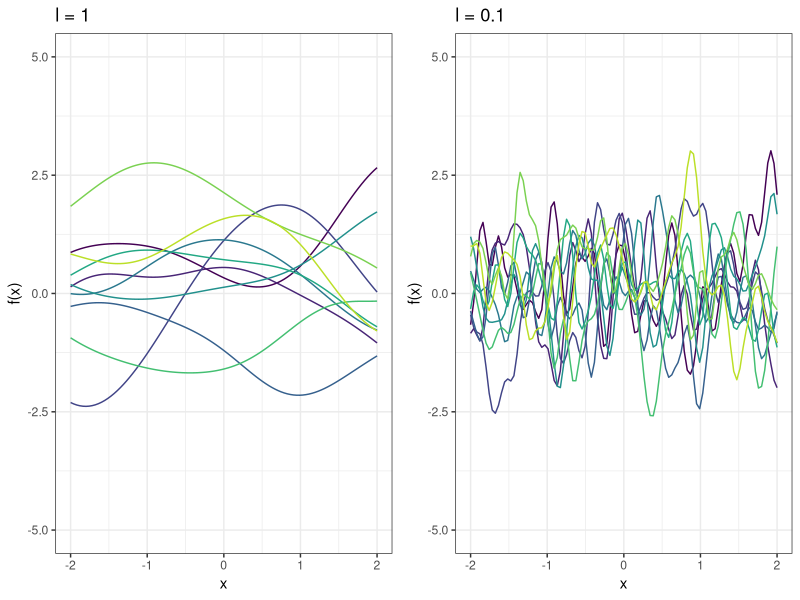
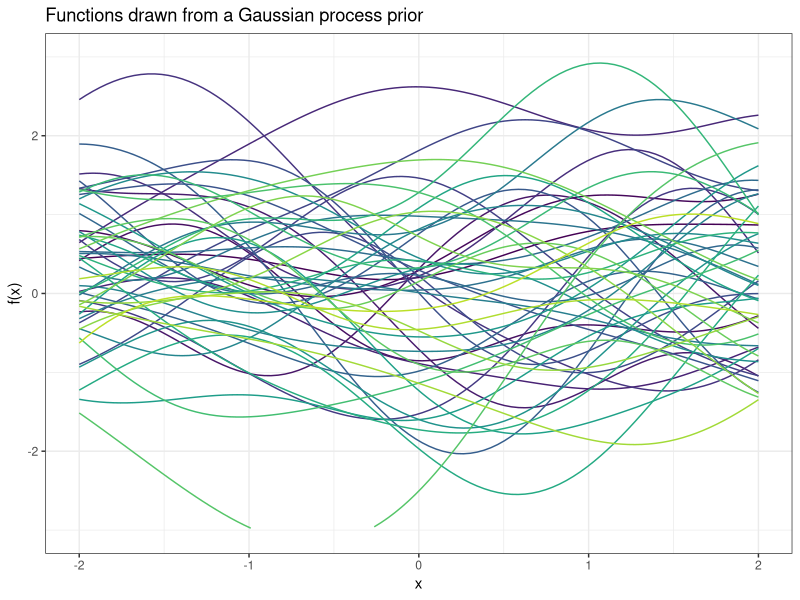
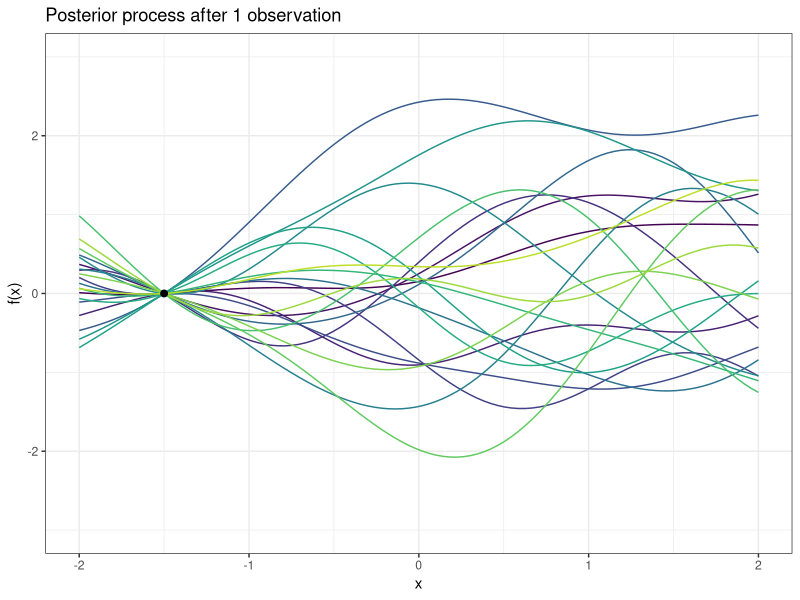
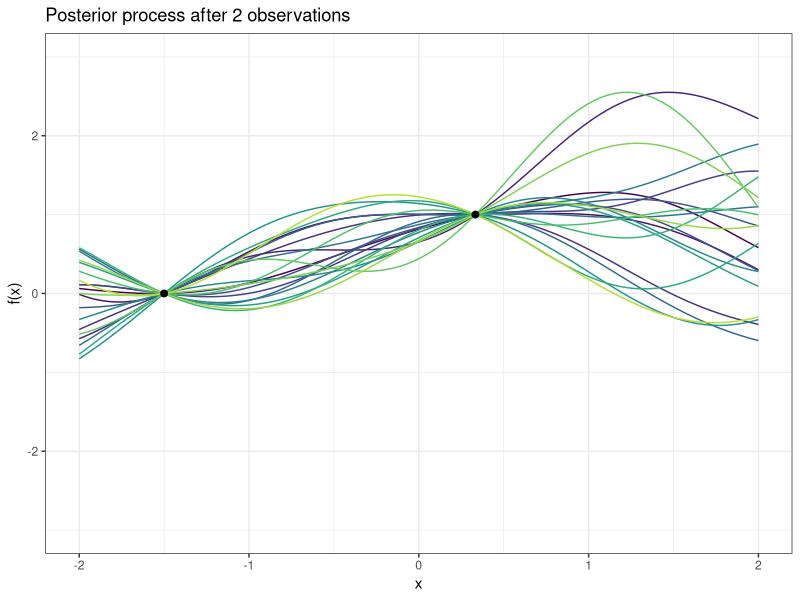
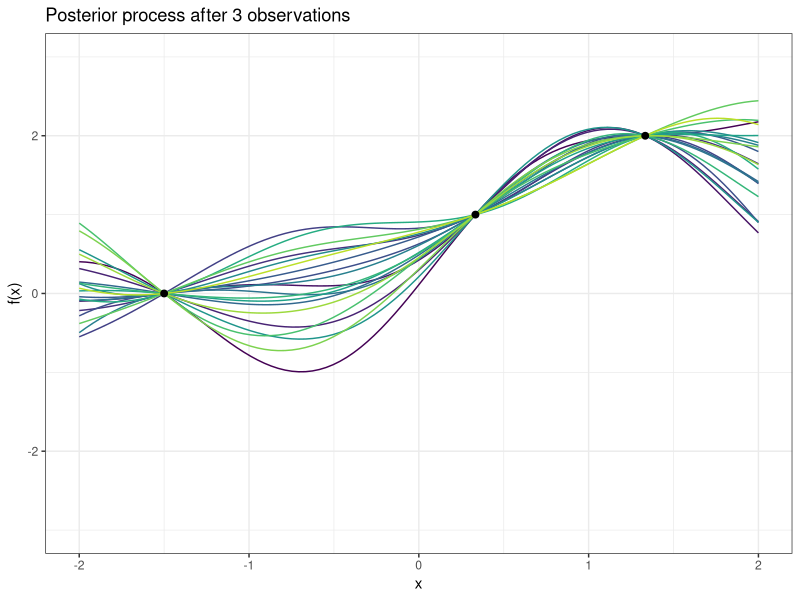
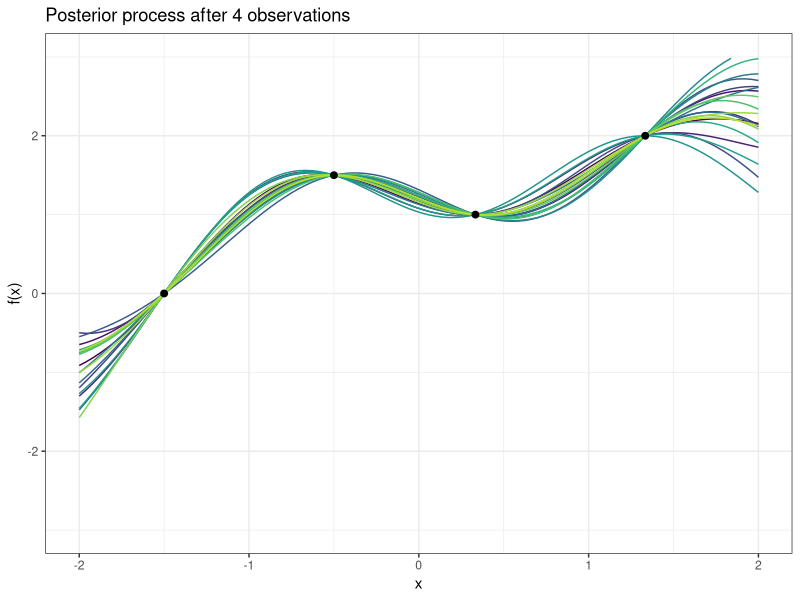
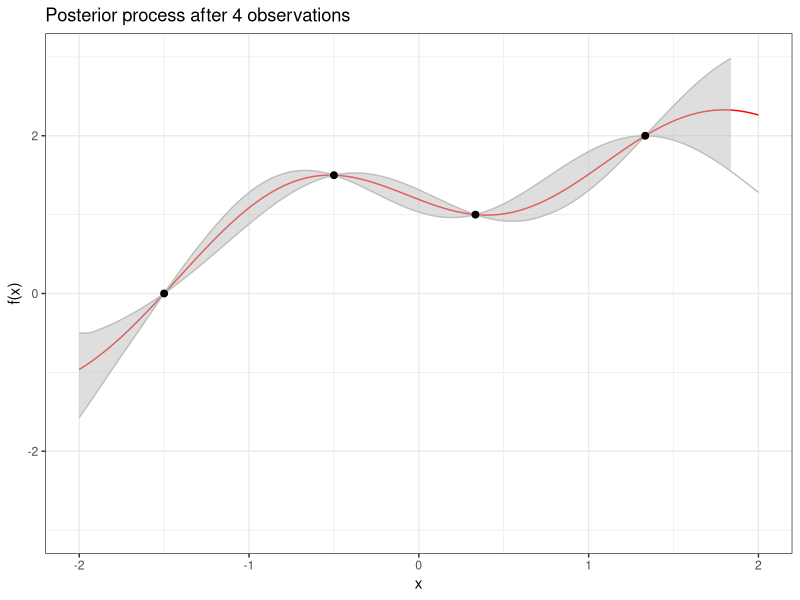
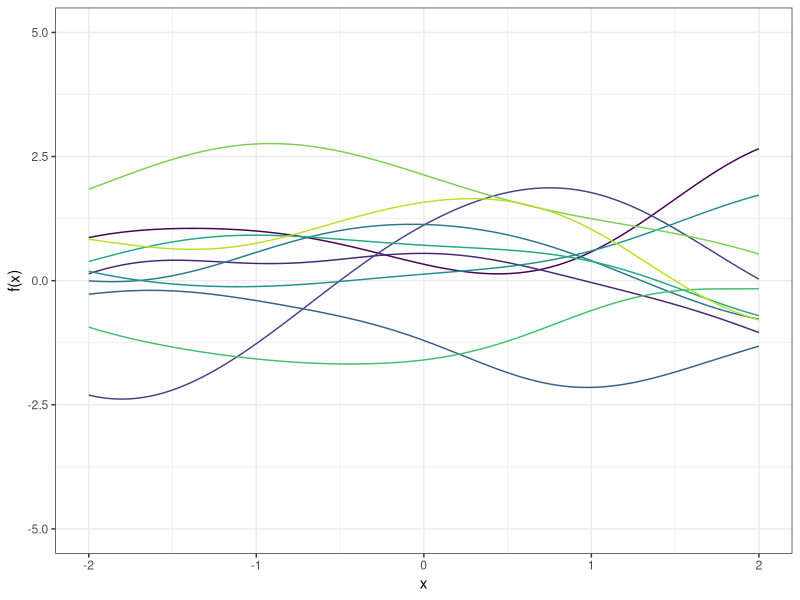

R code for these plots, in order:


library(knitr)
library(ggplot2)
library(gridExtra)
library(reshape2)
library(kernlab)
library(mvtnorm)
library(viridis)

########################## Functions drawn from a Gaussian process prior
squared.exp <- function(x1, x2, l = 1) {
  
  D <- as.matrix(dist(c(x1, x2), method = "euclidean"))
  
  K <- exp(-1 / 2 * D^2 / l^2)
  
  return(K)
}

set.seed(131317)
n <- 100
x <- seq(-2, 2, length.out = n)
x.obs <- c(-1.5, 1/3, 4/3, -0.5)
y.obs <- c(0, 1, 2, 1.5)

K <- squared.exp(x, x.obs)
K.xx <- K[(n + 1):nrow(K), (n + 1):nrow(K)]
K.xxs <- K[1:n, (n + 1):nrow(K)]
K.xsxs <- K[1:n, 1:n]

df <- data.frame(x = x)

# Drawing from Gaussian process Prior
for (i in 1:50) {
  df[, i + 1] <- as.vector(mvtnorm::rmvnorm(1, sigma = K.xsxs))
}

df.m <- melt(df, id.vars = "x")

p1 <- ggplot(data = df.m, aes(x = x, y = value, colour = variable)) +
  geom_line() +
  theme_bw() +
  xlab("x") +
  ylab("f(x)") +
  ylim(c(-3, 3)) +
  theme(legend.position = "none") +
  ggtitle("Functions drawn from a Gaussian process prior") +
  scale_color_viridis(end=0.9, discrete = TRUE)

ggsave("../figure/gp_sample/1_1.pdf", width = 6, height = 4)

##############################################

set.seed(131317)
p.list <- list()

for (j in 1:length(x.obs)) {
  # Update of posterior 
  m.post <- K.xxs[, 1:j] %*% solve(K.xx[1:j, 1:j]) %*% y.obs[1:j]
  K.post <- K.xsxs - K.xxs[ , 1:j] %*% solve(K.xx[1:j, 1:j]) %*% t(K.xxs[, 1:j])
  
  df <- data.frame(x = x)
  
  for (i in 1:20) {
    df[, i + 1] <- as.vector(mvtnorm::rmvnorm(1, m.post, sigma = K.post))
  }
  
  df.m <- melt(df, id.vars = "x")
  
  p.list[[j]] <- ggplot() +
    geom_line(data = df.m, aes(x = x, y = value, colour = variable)) +
    geom_point(data = data.frame(x = x.obs[1:j], y = y.obs[1:j]),
               aes(x = x, y = y),
               size = 2) +
    xlab("x") +
    ylab("f(x)") +
    ylim(c(-3, 3)) +
    theme_bw() +
    theme(legend.position = "none") +
    ggtitle(paste0("Posterior process after ", j, " observation", ifelse(j == 1, "", "s"))) +
    scale_color_viridis(end = 0.9, discrete = TRUE)
  
  ggsave(paste0("../figure/gp_sample/2_", j, ".pdf"), width = 6, height = 4)
}


df$means = rowMeans(df[2:21])
df$lc = apply(df[2:21], 1, min)
df$uc = apply(df[2:21], 1, max)

plot <- ggplot() +
  geom_line(data = df, aes(x = x, y = means), color = "red") +
  geom_line(data = df, aes(x = x, y = lc), color = "grey") +
  geom_line(data = df, aes(x = x, y = uc), color = "grey") +
  geom_ribbon(data = df, aes(x=x, ymax=uc, ymin=lc), fill="grey", alpha=.5) +
  geom_point(data = data.frame(x = x.obs[1:4], y = y.obs[1:4]),
             aes(x = x, y = y),
             size = 2) +
  xlab("x") +
  ylab("f(x)") +
  ylim(c(-3, 3)) +
  theme_bw() +
  theme(legend.position = "none") +
  ggtitle(paste0("Posterior process after 4 observations")) +
  scale_color_viridis(end = 0.9, discrete = TRUE)

ggsave(paste0("../figure/gp_sample/2_mean_var.pdf"), width = 6, height = 4)

###############################################
##### 10 different samples

# n <- 3
# x <- c(1, 2, 5)
#
# K <- matrix(0, n, n)
#
# for (i in 1:n) {
#   for (j in 1:n) {
#     K[i, j] <- exp(- 1/2 * (abs(x[i] - x[j]))^2)
#     # K[i, j] = t(x[i]) %*% x[j] # linear kernel
#   }
# }
#
# df <- data.frame(x = x)
# df$y <- as.vector(rmvnorm(1, sigma = K))
#
# p <- ggplot(data = df, aes(x = x, y = y)) + geom_line() + theme_bw()
# p <- p + xlab("x") + ylab("f(x)")
# p

################################################

plot_10_samples <- function(l=1) {
  set.seed(1221)
  n <- 100

  x <- seq(-2, 2, length.out = n)
  K <- matrix(0, n, n)

  for (i in 1:n) {
    for (j in 1:n) {
      K[i, j] <- exp(- 1/(2*l^2) * (abs(x[i] - x[j]))^2)
      # K[i, j] = t(x[i]) %*% x[j] # linear kernel
    }
  }

  df <- data.frame(x = x)

  for (i in 1:10) {
    df[, i + 1] <- as.vector(mvtnorm::rmvnorm(1, sigma = K))
  }

  df.m <- melt(df, id.vars = "x")

  p <- ggplot(data = df.m, aes(x = x, y = value, colour = variable)) +
    geom_line() +
    theme_bw() +
    xlab("x") +
    ylab("f(x)") +
    ylim(c(-5, 5)) +
    theme(legend.position = "none") +
    scale_color_viridis(end=0.9, discrete = TRUE)

  return(p)
}

p1 <- plot_10_samples()

ggsave(filename = "../figure/gp_sample/different_samples.pdf",
       plot = p1, width = 6, height = 2)


p2 <- plot_10_samples(l=0.1)

p <- grid.arrange(p1 + ggtitle("l = 1"),
                  p2 + ggtitle("l = 0.1"),
                  ncol = 2)

ggsave(filename = "../figure/gp_sample/varying_length_scale.pdf",
       plot = p, width = 6, height = 3)
